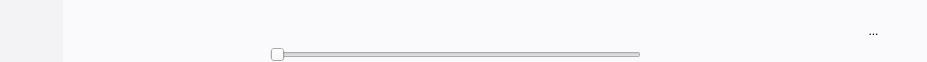
         <widget class="QFrame" name="bottomFrame">
          <property name="minimumSize">
           <size>
            <width>0</width>
            <height>62</height>
           </size>
          </property>
          <property name="maximumSize">
           <size>
            <width>16777215</width>
            <height>62</height>
           </size>
          </property>
          <property name="styleSheet">
           <string notr="true">QFrame{
    background-color:#f3f3f5;
}</string>
          </property>
          <property name="frameShape">
           <enum>QFrame::NoFrame</enum>
          </property>
          <property name="frameShadow">
           <enum>QFrame::Plain</enum>
          </property>
          <layout class="QVBoxLayout" name="verticalLayout_2">
           <property name="spacing">
            <number>0</number>
           </property>
           <property name="leftMargin">
            <number>0</number>
           </property>
           <property name="topMargin">
            <number>0</number>
           </property>
           <property name="rightMargin">
            <number>0</number>
           </property>
           <property name="bottomMargin">
            <number>0</number>
           </property>
           <item>
            <widget class="QFrame" name="frame_3">
             <property name="styleSheet">
              <string notr="true">QFrame{
    background-color:#fafafc;
}</string>
             </property>
             <property name="frameShape">
              <enum>QFrame::NoFrame</enum>
             </property>
             <property name="frameShadow">
              <enum>QFrame::Plain</enum>
             </property>
             <layout class="QHBoxLayout" name="horizontalLayout_6">
              <property name="spacing">
               <number>0</number>
              </property>
              <property name="leftMargin">
               <number>0</number>
              </property>
              <property name="topMargin">
               <number>0</number>
              </property>
              <property name="rightMargin">
               <number>0</number>
              </property>
              <property name="bottomMargin">
               <number>0</number>
              </property>
              <item>
               <widget class="QToolButton" name="tBtn_PlayShow">
                <property name="minimumSize">
                 <size>
                  <width>60</width>
                  <height>60</height>
                 </size>
                </property>
                <property name="styleSheet">
                 <string notr="true">QToolButton{
	background-color:#f3f3f5;
    border:0px;
    font:9pt &quot;Arial&quot;;
}
QToolButton:pressed{ /*按下按钮后*/  
    background-color:#f3f3f5;  
    border:0px; 
    font:black;  
}</string>
                </property>
                <property name="text">
                 <string/>
                </property>
                <property name="icon">
                 <iconset resource="rescources.qrc">
                  <normaloff>:/Resources/zhuanji.jpg</normaloff>:/Resources/zhuanji.jpg</iconset>
                </property>
                <property name="iconSize">
                 <size>
                  <width>60</width>
                  <height>60</height>
                 </size>
                </property>
               </widget>
              </item>
              <item>
               <widget class="QFrame" name="frame_4">
                <property name="minimumSize">
                 <size>
                  <width>177</width>
                  <height>0</height>
                 </size>
                </property>
                <property name="maximumSize">
                 <size>
                  <width>177</width>
                  <height>16777215</height>
                 </size>
                </property>
                <property name="frameShape">
                 <enum>QFrame::NoFrame</enum>
                </property>
                <property name="frameShadow">
                 <enum>QFrame::Plain</enum>
                </property>
                <layout class="QHBoxLayout" name="horizontalLayout_7">
                 <property name="spacing">
                  <number>10</number>
                 </property>
                 <property name="leftMargin">
                  <number>0</number>
                 </property>
                 <property name="topMargin">
                  <number>0</number>
                 </property>
                 <property name="rightMargin">
                  <number>0</number>
                 </property>
                 <property name="bottomMargin">
                  <number>0</number>
                 </property>
                 <item>
                  <layout class="QHBoxLayout" name="horizontalLayout_4">
                   <property name="spacing">
                    <number>20</number>
                   </property>
                   <item>
                    <widget class="QToolButton" name="tBtn_Pre">
                     <property name="minimumSize">
                      <size>
                       <width>0</width>
                       <height>0</height>
                      </size>
                     </property>
                     <property name="maximumSize">
                      <size>
                       <width>40</width>
                       <height>40</height>
                      </size>
                     </property>
                     <property name="styleSheet">
                      <string notr="true">QToolButton{
	background-color:#fafafc;
    border:0px;
}
QToolButton:pressed{ /*按下按钮后*/  
    background-color:#fafafc;  
    border:0px; 
    font:black;  
}</string>
                     </property>
                     <property name="text">
                      <string/>
                     </property>
                     <property name="icon">
                      <iconset resource="rescources.qrc">
                       <normaloff>:/Resources/ooopic_1501575103.png</normaloff>:/Resources/ooopic_1501575103.png</iconset>
                     </property>
                     <property name="iconSize">
                      <size>
                       <width>40</width>
                       <height>40</height>
                      </size>
                     </property>
                    </widget>
                   </item>
                   <item>
                    <widget class="QToolButton" name="tBtn_Plsy">
                     <property name="maximumSize">
                      <size>
                       <width>40</width>
                       <height>40</height>
                      </size>
                     </property>
                     <property name="styleSheet">
                      <string notr="true">QToolButton{
	background-color:#fafafc;;
    border:0px;
}
QToolButton:pressed{ /*按下按钮后*/  
    background-color:#fafafc;  
    border:0px; 
    font:black;  
}</string>
                     </property>
                     <property name="text">
                      <string/>
                     </property>
                     <property name="icon">
                      <iconset resource="rescources.qrc">
                       <normaloff>:/Resources/ooopic_1501575097.png</normaloff>:/Resources/ooopic_1501575097.png</iconset>
                     </property>
                     <property name="iconSize">
                      <size>
                       <width>40</width>
                       <height>40</height>
                      </size>
                     </property>
                    </widget>
                   </item>
                   <item>
                    <widget class="QToolButton" name="tBtn_Next">
                     <property name="maximumSize">
                      <size>
                       <width>40</width>
                       <height>40</height>
                      </size>
                     </property>
                     <property name="styleSheet">
                      <string notr="true">QToolButton{
	background-color:#fafafc;
    border:0px;
}
QToolButton:pressed{ /*按下按钮后*/  
    background-color:#fafafc;  
    border:0px; 
    font:black;  
}</string>
                     </property>
                     <property name="text">
                      <string/>
                     </property>
                     <property name="icon">
                      <iconset resource="rescources.qrc">
                       <normaloff>:/Resources/ooopic_1501575091.png</normaloff>:/Resources/ooopic_1501575091.png</iconset>
                     </property>
                     <property name="iconSize">
                      <size>
                       <width>40</width>
                       <height>40</height>
                      </size>
                     </property>
                    </widget>
                   </item>
                  </layout>
                 </item>
                </layout>
               </widget>
              </item>
              <item>
               <widget class="QFrame" name="frame_5">
                <property name="minimumSize">
                 <size>
                  <width>431</width>
                  <height>0</height>
                 </size>
                </property>
                <property name="frameShape">
                 <enum>QFrame::NoFrame</enum>
                </property>
                <property name="frameShadow">
                 <enum>QFrame::Plain</enum>
                </property>
                <layout class="QGridLayout" name="gridLayout_3">
                 <property name="leftMargin">
                  <number>30</number>
                 </property>
                 <property name="topMargin">
                  <number>0</number>
                 </property>
                 <property name="rightMargin">
                  <number>30</number>
                 </property>
                 <property name="bottomMargin">
                  <number>0</number>
                 </property>
                 <property name="spacing">
                  <number>0</number>
                 </property>
                 <item row="0" column="0">
                  <widget class="QLabel" name="label_musicName">
                   <property name="text">
                    <string/>
                   </property>
                  </widget>
                 </item>
                 <item row="0" column="1">
                  <widget class="QLabel" name="label_Duration">
                   <property name="maximumSize">
                    <size>
                     <width>80</width>
                     <height>16777215</height>
                    </size>
                   </property>
                   <property name="text">
                    <string/>
                   </property>
                  </widget>
                 </item>
                 <item row="1" column="0" colspan="2">
                  <widget class="QSlider" name="music_Slider">
                   <property name="orientation">
                    <enum>Qt::Horizontal</enum>
                   </property>
                  </widget>
                 </item>
                </layout>
               </widget>
              </item>
              <item>
               <widget class="QFrame" name="frame_6">
                <property name="minimumSize">
                 <size>
                  <width>256</width>
                  <height>0</height>
                 </size>
                </property>
                <property name="maximumSize">
                 <size>
                  <width>256</width>
                  <height>16777215</height>
                 </size>
                </property>
                <property name="styleSheet">
                 <string notr="true"/>
                </property>
                <property name="frameShape">
                 <enum>QFrame::NoFrame</enum>
                </property>
                <property name="frameShadow">
                 <enum>QFrame::Plain</enum>
                </property>
                <layout class="QHBoxLayout" name="horizontalLayout_8">
                 <property name="spacing">
                  <number>20</number>
                 </property>
                 <property name="leftMargin">
                  <number>0</number>
                 </property>
                 <property name="topMargin">
                  <number>0</number>
                 </property>
                 <property name="rightMargin">
                  <number>0</number>
                 </property>
                 <property name="bottomMargin">
                  <number>0</number>
                 </property>
                 <item>
                  <layout class="QHBoxLayout" name="horizontalLayout_5">
                   <property name="spacing">
                    <number>30</number>
                   </property>
                   <property name="rightMargin">
                    <number>31</number>
                   </property>
                   <item>
                    <widget class="QToolButton" name="tBtn_Love">
                     <property name="minimumSize">
                      <size>
                       <width>30</width>
                       <height>30</height>
                      </size>
                     </property>
                     <property name="maximumSize">
                      <size>
                       <width>30</width>
                       <height>30</height>
                      </size>
                     </property>
                     <property name="styleSheet">
                      <string notr="true">QToolButton{
	background-color:#fafafc;
    border:0px;
}
QToolButton:pressed{ /*按下按钮后*/  
    background-color:#fafafc;  
    border:0px; 
    font:black;  
}</string>
                     </property>
                     <property name="text">
                      <string/>
                     </property>
                     <property name="icon">
                      <iconset resource="rescources.qrc">
                       <normaloff>:/Resources/like_outline_32px_1170275_easyicon.net.png</normaloff>:/Resources/like_outline_32px_1170275_easyicon.net.png</iconset>
                     </property>
                     <property name="iconSize">
                      <size>
                       <width>30</width>
                       <height>30</height>
                      </size>
                     </property>
                    </widget>
                   </item>
                   <item>
                    <widget class="QToolButton" name="tBtn_PlayModel">
                     <property name="maximumSize">
                      <size>
                       <width>30</width>
                       <height>30</height>
                      </size>
                     </property>
                     <property name="styleSheet">
                      <string notr="true">QToolButton{
	background-color:#fafafc;
    border:0px;
}
QToolButton:pressed{ /*按下按钮后*/  
    background-color:#fafafc;  
    border:0px; 
    font:black;  
}</string>
                     </property>
                     <property name="text">
                      <string/>
                     </property>
                     <property name="icon">
                      <iconset resource="rescources.qrc">
                       <normaloff>:/Resources/listcircle.png</normaloff>:/Resources/listcircle.png</iconset>
                     </property>
                     <property name="iconSize">
                      <size>
                       <width>30</width>
                       <height>30</height>
                      </size>
                     </property>
                    </widget>
                   </item>
                   <item>
                    <widget class="QToolButton" name="toolButton_4">
                     <property name="maximumSize">
                      <size>
                       <width>30</width>
                       <height>30</height>
                      </size>
                     </property>
                     <property name="styleSheet">
                      <string notr="true">QToolButton{
	background-color:#fafafc;
    border:0px;
}
QToolButton:pressed{ /*按下按钮后*/  
    background-color:#fafafc;  
    border:0px; 
    font:black;  
}</string>
                     </property>
                     <property name="text">
                      <string/>
                     </property>
                     <property name="icon">
                      <iconset resource="rescources.qrc">
                       <normaloff>:/Resources/menuVol.png</normaloff>:/Resources/menuVol.png</iconset>
                     </property>
                     <property name="iconSize">
                      <size>
                       <width>30</width>
                       <height>30</height>
                      </size>
                     </property>
                     <property name="popupMode">
                      <enum>QToolButton::DelayedPopup</enum>
                     </property>
                    </widget>
                   </item>
                   <item>
                    <widget class="QToolButton" name="tBtn_PlayList">
                     <property name="styleSheet">
                      <string notr="true">QToolButton{
	background-color:#fafafc;
    border:0px;
}
QToolButton:pressed{ /*按下按钮后*/  
    background-color:#fafafc;  
    border:0px; 
    font:black;  
}</string>
                     </property>
                     <property name="text">
                      <string>...</string>
                     </property>
                     <property name="icon">
                      <iconset resource="rescources.qrc">
                       <normaloff>:/Resources/btnlist.png</normaloff>:/Resources/btnlist.png</iconset>
                     </property>
                     <property name="iconSize">
                      <size>
                       <width>30</width>
                       <height>30</height>
                      </size>
                     </property>
                     <property name="toolButtonStyle">
                      <enum>Qt::ToolButtonTextBesideIcon</enum>
                     </property>
                    </widget>
                   </item>
                  </layout>
                 </item>
                </layout>
               </widget>
              </item>
             </layout>
            </widget>
           </item>
          </layout>
         </widget>
